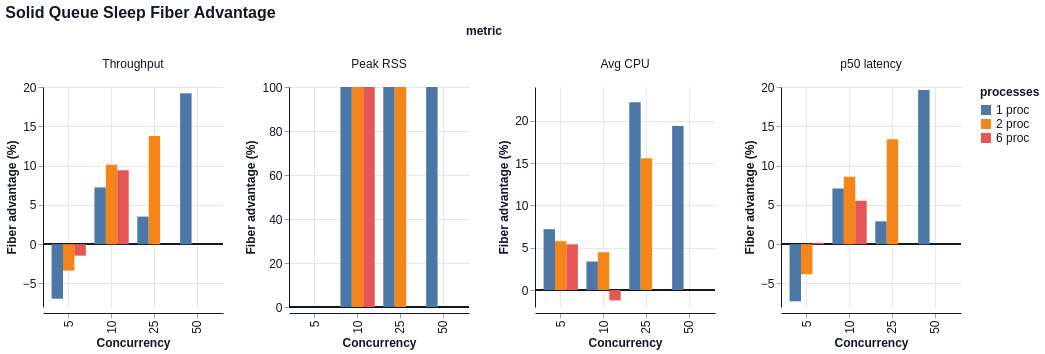

Source (Vega-Lite JSON):
### Vega-Lite specification from a JSON file in a GitHub repository (floating-point values rounded to 4 significant figures)
{"$schema": "https://vega.github.io/schema/vega-lite/v6.json", "title": "Solid Queue Sleep Fiber Advantage", "data": {"values": [{"concurrency": 5, "processes": "1 proc", "metric": "Throughput", "value": -6.948}, {"concurrency": 5, "processes": "1 proc", "metric": "Peak RSS", "value": -0.0}, {"concurrency": 5, "processes": "1 proc", "metric": "Avg CPU", "value": 7.198}, {"concurrency": 5, "processes": "1 proc", "metric": "p50 latency", "value": -7.276}, {"concurrency": 10, "processes": "1 proc", "metric": "Throughput", "value": 7.222}, {"concurrency": 10, "processes": "1 proc", "metric": "Peak RSS", "value": 100.0}, {"concurrency": 10, "processes": "1 proc", "metric": "Avg CPU", "value": 3.375}, {"concurrency": 10, "processes": "1 proc", "metric": "p50 latency", "value": 7.085}, {"concurrency": 25, "processes": "1 proc", "metric": "Throughput", "value": 3.507}, {"concurrency": 25, "processes": "1 proc", "metric": "Peak RSS", "value": 100.0}, {"concurrency": 25, "processes": "1 proc", "metric": "Avg CPU", "value": 22.2}, {"concurrency": 25, "processes": "1 proc", "metric": "p50 latency", "value": 2.9}, {"concurrency": 50, "processes": "1 proc", "metric": "Throughput", "value": 19.22}, {"concurrency": 50, "processes": "1 proc", "metric": "Peak RSS", "value": 100.0}, {"concurrency": 50, "processes": "1 proc", "metric": "Avg CPU", "value": 19.38}, {"concurrency": 50, "processes": "1 proc", "metric": "p50 latency", "value": 19.62}, {"concurrency": 5, "processes": "2 proc", "metric": "Throughput", "value": -3.371}, {"concurrency": 5, "processes": "2 proc", "metric": "Peak RSS", "value": -0.0}, {"concurrency": 5, "processes": "2 proc", "metric": "Avg CPU", "value": 5.779}, {"concurrency": 5, "processes": "2 proc", "metric": "p50 latency", "value": -3.82}, {"concurrency": 10, "processes": "2 proc", "metric": "Throughput", "value": 10.1}, {"concurrency": 10, "processes": "2 proc", "metric": "Peak RSS", "value": 100.0}, {"concurrency": 10, "processes": "2 proc", "metric": "Avg CPU", "value": 4.475}, {"concurrency": 10, "processes": "2 proc", "metric": "p50 latency", "value": 8.588}, {"concurrency": 25, "processes": "2 proc", "metric": "Throughput", "value": 13.76}, {"concurrency": 25, "processes": "2 proc", "metric": "Peak RSS", "value": 100.0}, {"concurrency": 25, "processes": "2 proc", "metric": "Avg CPU", "value": 15.58}, {"concurrency": 25, "processes": "2 proc", "metric": "p50 latency", "value": 13.34}, {"concurrency": 5, "processes": "6 proc", "metric": "Throughput", "value": -1.462}, {"concurrency": 5, "processes": "6 proc", "metric": "Peak RSS", "value": -0.0}, {"concurrency": 5, "processes": "6 proc", "metric": "Avg CPU", "value": 5.406}, {"concurrency": 5, "processes": "6 proc", "metric": "p50 latency", "value": 0.1728}, {"concurrency": 10, "processes": "6 proc", "metric": "Throughput", "value": 9.403}, {"concurrency": 10, "processes": "6 proc", "metric": "Peak RSS", "value": 100.0}, {"concurrency": 10, "processes": "6 proc", "metric": "Avg CPU", "value": -1.218}, {"concurrency": 10, "processes": "6 proc", "metric": "p50 latency", "value": 5.515}]}, "facet": {"column": {"field": "metric", "type": "nominal", "sort": ["Throughput", "Peak RSS", "Avg CPU", "p50 latency"]}}, "spec": {"width": 180, "height": 220, "layer": [{"mark": {"type": "rule", "color": "#111827", "strokeWidth": 1.5, "opacity": 0.75}, "encoding": {"y": {"datum": 0, "type": "quantitative", "title": "Fiber advantage (%)"}}}, {"mark": {"type": "bar", "tooltip": true}, "encoding": {"x": {"field": "concurrency", "type": "ordinal", "title": "Concurrency"}, "xOffset": {"field": "processes", "type": "nominal", "sort": ["1 proc", "2 proc", "6 proc"]}, "y": {"field": "value", "type": "quantitative", "title": "Fiber advantage (%)", "stack": null}, "color": {"field": "processes", "type": "nominal", "sort": ["1 proc", "2 proc", "6 proc"]}, "tooltip": [{"field": "metric", "type": "nominal"}, {"field": "concurrency", "type": "quantitative"}, {"field": "processes", "type": "nominal"}, {"field": "value", "type": "quantitative"}]}}]}, "resolve": {"scale": {"y": "independent"}}, "config": {"background": "white", "axis": {"labelFont": "Helvetica", "titleFont": "Helvetica", "labelFontSize": 12, "titleFontSize": 12, "labelColor": "#111827", "titleColor": "#111827", "domainColor": "#111827", "tickColor": "#9ca3af", "grid": true, "gridColor": "#e5e7eb"}, "header": {"labelFont": "Helvetica", "titleFont": "Helvetica", "labelFontSize": 12, "titleFontSize": 12, "labelColor": "#111827", "titleColor": "#111827"}, "legend": {"labelFont": "Helvetica", "titleFont": "Helvetica", "labelFontSize": 12, "titleFontSize": 12, "labelColor": "#111827", "titleColor": "#111827"}, "title": {"font": "Helvetica", "fontSize": 16, "anchor": "start", "color": "#111827"}, "view": {"stroke": null}}}
